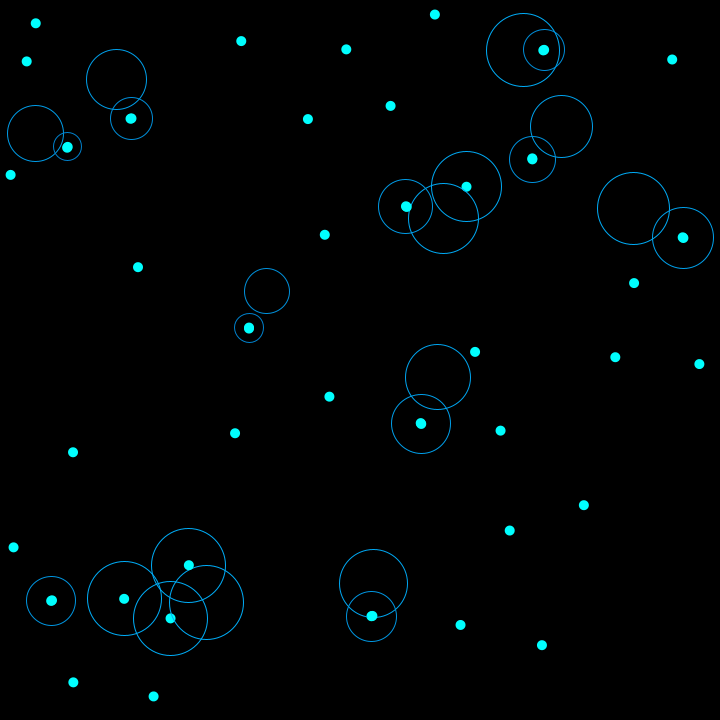
Frame 1 (no input)
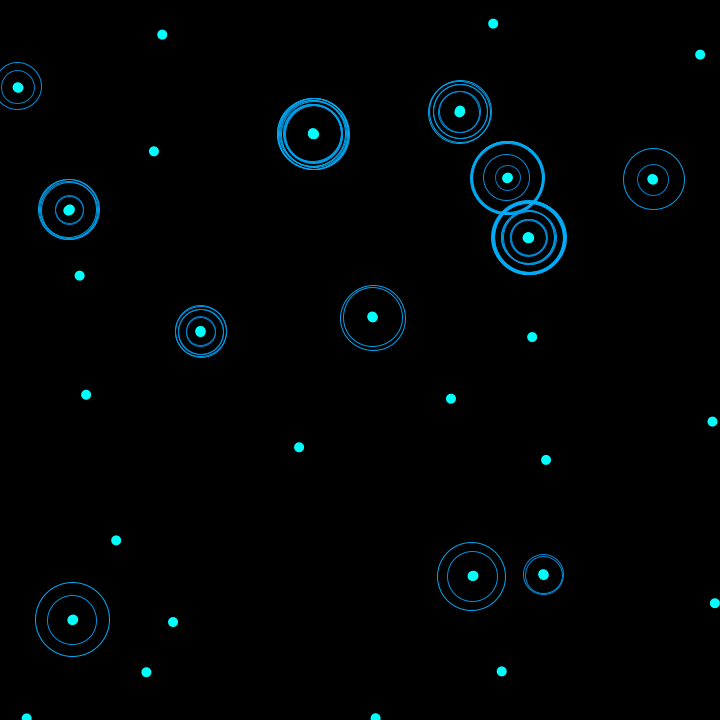
Frame 60 (the mouse pressed at the canvas centre just before this capture)
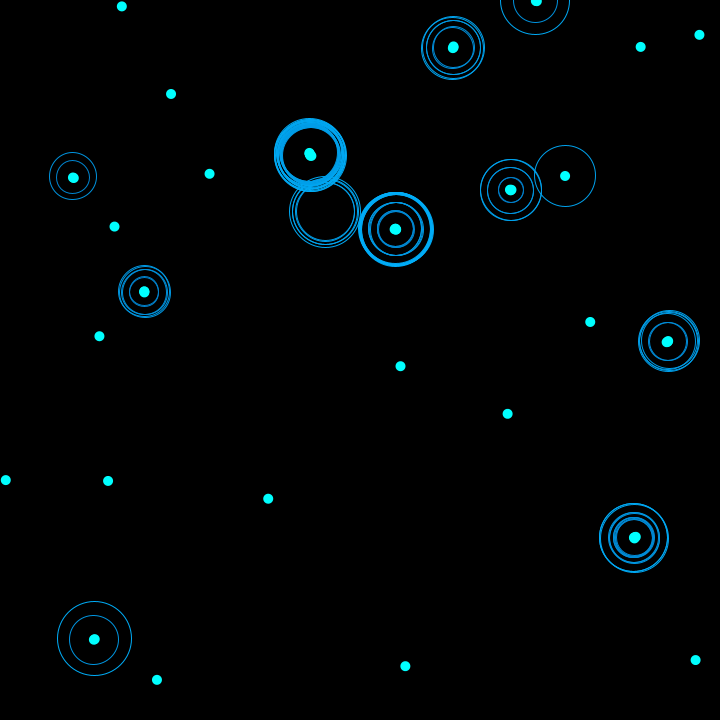
Frame 120 (the mouse held since frame 60 and released just before this capture)

The Processing sketch that drew these frames (run headless with seeded random() and noise(); from frame 60 on, the mouse is pressed at the canvas centre):

// Processing sketch: processing_75406
// ── processing_75406.pde

int NUM_THINGS = 50;

// creating an (empty) global array with a
// capacity of 10 elements of type Ball
Thing[] things = new Thing[NUM_THINGS];

void setup() 
{
  size(720, 720); 
  smooth();


  for (int i = 0; i < NUM_THINGS; i++) 
  {
    things[i] = new Thing();   // populating the array

    things[i].x = random(0, width);
    things[i].y = random(0, height);
    things[i].direction = random(0, 360);
  }
}

void draw() 
{ 
  //bg is not conceptually part of the class
  background( 0, 0, 0);

  //call the method update everytime I draw
  for (int i = 0; i < NUM_THINGS; i++)
  {
    things[i].update();
  }
}


class Thing
{
  //parameters of my thing
  float myDiameter = 10;
  float x;
  float y;
  color col = #00FFFF;
  float speed = 1;
  float direction = 0;

  //Constructor function - same name as the class
  Thing()
  {
    /*
  like the setup in the main sketch the constructor function 
     is executed once as soon as the object is created
     */
  }

  //method(s) for my thing
  void update()
  {
    /*
    convert direction into radians
     break it down to the sinus and cosinus
     which are the vertical and horizontal component 
     of the angle then multiply for speed 
     (because in trigonometry you always work with a radius of 1)
     */
    float dX = cos(radians(direction))*speed;
    float dY = sin(radians(direction))*speed;

    //the result are the steps in the vertical and horizontal direction
    x = x + dX;
    y = y + dY;

    //direction++;

    //managing borders
    if (x > width)
    {
      x = 0;
    }

    if (x < 0)
    {
      x = width;
    }

    if (y > height)
    {
      y = 0;
    }

    if (y < 0)
    {
      y = height;
    }

    //draw the thing  
    fill(col);
    noStroke();
    ellipse(x, y, myDiameter, myDiameter);


    //example of interaction among things//
    //every object scans the other objects using the global array
    for (int i = 0; i < NUM_THINGS; i++)
    {
      //temporary variable to store the other
      Thing other = things[i];

      //it's not a good idea to make theinteract with itself
      //this points to the specific instance
      if (this != other)
      {
        //after I determine it's another thing I check the distance
        if (dist(x, y, other.x, other.y)<25+i)
        {
          //and do something
          stroke(0, 125+i, 200+i);
          noFill();
          ellipse(other.x, other.y, 25+i, 25+i);
          other.x = x;
          other.y = y;
        }
      }
    }

    ////////////
  }
}
